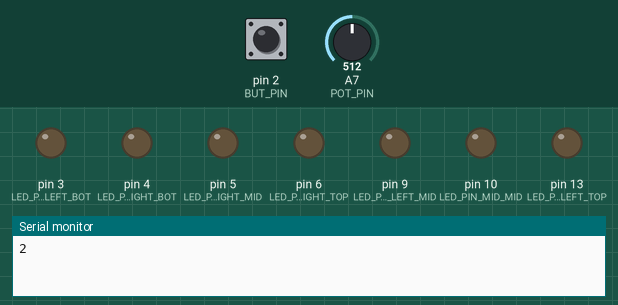
Recording of a sketch running on a simulated Arduino Nano, built with avr-gcc and run on an emulated ATmega328P. Shown: output pins drawn as LEDs (lit = HIGH), the last lines printed to the serial monitor. Dashed ring = blinking. The test bench sets the inputs (shaded band); at power-on: pin 2 (BUT_PIN) LOW, A7 (POT_PIN) = 512. Random numbers use the default seed unless the sketch sets one.

Above: at 11.2 s.
11.3 s: pin 2 (BUT_PIN) pulled HIGH for 0.15 s
At 11.7 s:
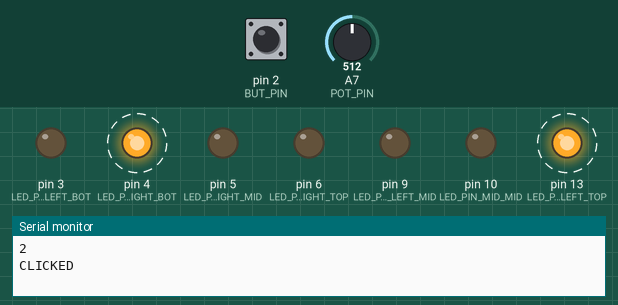
14.4 s: A7 (POT_PIN) set to 122
At 15.84 s:
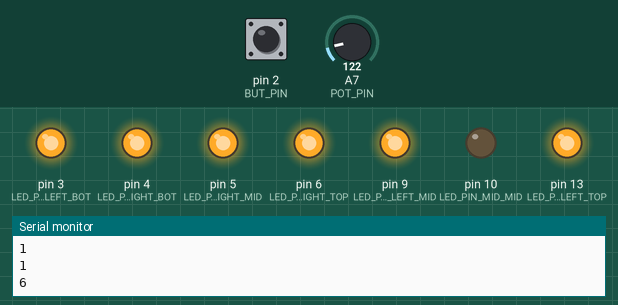
17.4 s: pin 2 (BUT_PIN) pulled HIGH for 1 s
19.9 s: pin 2 (BUT_PIN) pulled HIGH for 3.2 s
At 20.7 s:
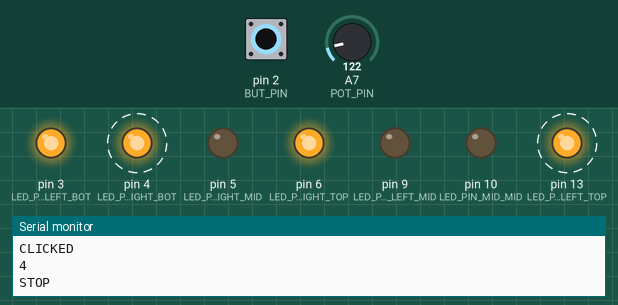
Timing chart, 0 to 24.3 s (numbered marks = the images above; inputs shaded):
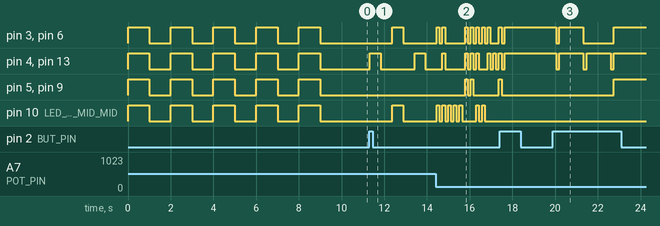

Measured:
- after the input at 11.3 s, pin 3 (LED_PIN_LEFT_BOT), pin 6 (LED_PIN_RIGHT_TOP), pin 10 (LED_PIN_MID_MID): LOW → HIGH after 1.1 s, → LOW 0.51 s later; pin 4 (LED_PIN_RIGHT_BOT), pin 13 (LED_PIN_LEFT_TOP): alternates HIGH for 0.51 s and LOW for 1.6 s, starting at once
- after the input at 14.4 s, pin 5 (LED_PIN_RIGHT_MID), pin 9 (LED_PIN_LEFT_MID): goes HIGH 0.12 s, LOW 0.14 s, HIGH 0.12 s, LOW 1.2 s, then HIGH, starting after 1.4 s
- after the input at 19.9 s, pin 3 (LED_PIN_LEFT_BOT): HIGH → LOW after 0.14 s, → HIGH 0.14 s later, → LOW 1.1 s later, → HIGH 1.4 s later; pin 4 (LED_PIN_RIGHT_BOT): alternates HIGH for 1.1 s and LOW for 0.14 s, 6 changes in all, then stays HIGH, starting after 0.14 s

The sketch:

dice.ino
```cpp
int LED_PIN_LEFT_TOP = 13;
int LED_PIN_LEFT_MID = 9;
int LED_PIN_LEFT_BOT = 3;

int LED_PIN_MID_MID = 10;

int LED_PIN_RIGHT_TOP = 6;
int LED_PIN_RIGHT_MID = 5;
int LED_PIN_RIGHT_BOT = 4;

int BUT_PIN = 2; // Global variables
boolean VAL;
boolean startRolling = false;

int POT_PIN = A7;
int VAL_POT;

int diceMap[6][7] = {
  {0, 0, 0, 1, 0, 0, 0}, // Number 1
  {1, 0, 0, 0, 0, 0, 1}, // Number 2
  {0, 0, 1, 1, 1, 0, 0}, // Number 3
  {1, 0, 1, 0, 1, 0, 1}, // Number 4
  {1, 0, 1, 1, 1, 0, 1}, // Number 5
  {1, 1, 1, 0, 1, 1, 1}  // Number 6
};

int randomNumber = random(0, 6);

void setup() {
  Serial.begin(9600);
  Serial.println(randomNumber + 1);

  randomSeed(analogRead(0));

  // LEFT SIDE
  pinMode(LED_PIN_LEFT_TOP, OUTPUT);
  pinMode(LED_PIN_LEFT_MID, OUTPUT);
  pinMode(LED_PIN_LEFT_BOT, OUTPUT);

  // MIDDLE
  pinMode(LED_PIN_MID_MID, OUTPUT);

  // RIGHT SIDE
  pinMode(LED_PIN_RIGHT_TOP, OUTPUT);
  pinMode(LED_PIN_RIGHT_MID, OUTPUT);
  pinMode(LED_PIN_RIGHT_BOT, OUTPUT);

  /// Button
  pinMode(BUT_PIN, INPUT);

  for (int i = 0; i < 5; i++) {
    digitalWrite(LED_PIN_LEFT_TOP, HIGH);
    digitalWrite(LED_PIN_LEFT_MID, HIGH);
    digitalWrite(LED_PIN_LEFT_BOT, HIGH);
    digitalWrite(LED_PIN_MID_MID, HIGH);
    digitalWrite(LED_PIN_RIGHT_TOP, HIGH);
    digitalWrite(LED_PIN_RIGHT_MID, HIGH);
    digitalWrite(LED_PIN_RIGHT_BOT, HIGH);
    delay(1000);

    digitalWrite(LED_PIN_LEFT_TOP, LOW);
    digitalWrite(LED_PIN_LEFT_MID, LOW);
    digitalWrite(LED_PIN_LEFT_BOT, LOW);
    digitalWrite(LED_PIN_MID_MID, LOW);
    digitalWrite(LED_PIN_RIGHT_TOP, LOW);
    digitalWrite(LED_PIN_RIGHT_MID, LOW);
    digitalWrite(LED_PIN_RIGHT_BOT, LOW);
    delay(1000);
  }

}

void loop() {
  // put your main code here, to run repeatedly:
  VAL = digitalRead(BUT_PIN);
  VAL_POT = analogRead(POT_PIN);
  delay(20);

  if (VAL == HIGH && startRolling == true) {
    Serial.println("STOP");
    startRolling = false;

    digitalWrite(LED_PIN_LEFT_TOP, diceMap[randomNumber][0]);
    digitalWrite(LED_PIN_LEFT_MID, diceMap[randomNumber][1]);
    digitalWrite(LED_PIN_LEFT_BOT, diceMap[randomNumber][2]);
    digitalWrite(LED_PIN_MID_MID, diceMap[randomNumber][3]);
    digitalWrite(LED_PIN_RIGHT_TOP, diceMap[randomNumber][4]);
    digitalWrite(LED_PIN_RIGHT_MID, diceMap[randomNumber][5]);
    digitalWrite(LED_PIN_RIGHT_BOT, diceMap[randomNumber][6]);
    delay(1000);
  } else if( VAL == HIGH ) {
    Serial.println("CLICKED");
    startRolling = true;
  }

  if (startRolling == true) {
    digitalWrite(LED_PIN_LEFT_TOP, diceMap[randomNumber][0]);
    digitalWrite(LED_PIN_LEFT_MID, diceMap[randomNumber][1]);
    digitalWrite(LED_PIN_LEFT_BOT, diceMap[randomNumber][2]);
    digitalWrite(LED_PIN_MID_MID, diceMap[randomNumber][3]);
    digitalWrite(LED_PIN_RIGHT_TOP, diceMap[randomNumber][4]);
    digitalWrite(LED_PIN_RIGHT_MID, diceMap[randomNumber][5]);
    digitalWrite(LED_PIN_RIGHT_BOT, diceMap[randomNumber][6]);
    delay(VAL_POT);

    digitalWrite(LED_PIN_LEFT_TOP, LOW);
    digitalWrite(LED_PIN_LEFT_MID, LOW);
    digitalWrite(LED_PIN_LEFT_BOT, LOW);
    digitalWrite(LED_PIN_MID_MID, LOW);
    digitalWrite(LED_PIN_RIGHT_TOP, LOW);
    digitalWrite(LED_PIN_RIGHT_MID, LOW);
    digitalWrite(LED_PIN_RIGHT_BOT, LOW);
    delay(VAL_POT);

    randomNumber = random(0, 6);
    Serial.println(randomNumber + 1);
  }
}
```
